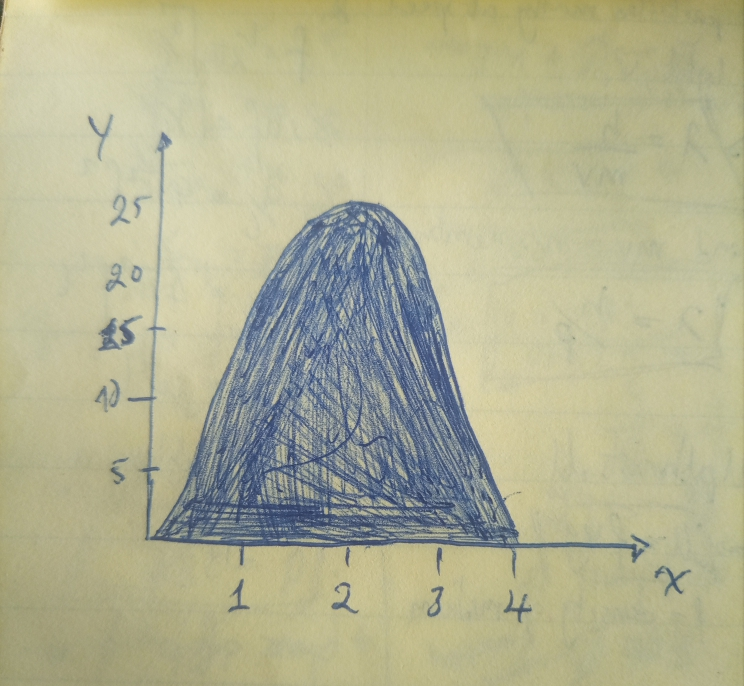
%> input picture Matlabtut/trial1.jpg, 744 x 686 px
$ octave Graph_Digitization.m   (GNU Octave 9; MATLAB toolbox functions it lacks are replaced by stand-ins)
%> lines starting %> are read from the running program, lines starting %| are printed output that depends on the picture; in (x1, y1, x2, y2) boxes, pixels count from 0 and x2, y2 are one past the last pixel; in counts of white or black regions, pixels touching at a corner belong together; the program's own positions count from 1
clc;    % Clear the command window.
close all;  % Close all figures (except those of imtool.)
imtool close all;  % Close all imtool figures if you have the Image Processing Toolbox.
clear;  % Erase all existing variables. Or clearvars if you want.
workspace;  % Make sure the workspace panel is showing.
format long g;
format compact;
fontSize = 36;
% Check that user has the Image Processing Toolbox installed.
hasIPT = license('test', 'image_toolbox');
if ~hasIPT
  % User does not have the toolbox installed.
  message = sprintf('Sorry, but you do not seem to have the Image Processing Toolbox.\nDo you want to try to continue anyway?');
  reply = questdlg(message, 'Toolbox missing', 'Yes', 'No', 'Yes');
%> the answer given: Yes
  if strcmpi(reply, 'No')
    % User said No, so exit.
    return;
  end
end
%===============================================================================
% Read in a standard MATLAB color demo image.
folder = 'C:\Users\Dell 7440\Desktop\Matlabtut';
baseFileName = 'trial1.JPG';
% Get the full filename, with path prepended.
fullFileName = fullfile(folder, baseFileName);
if ~exist(fullFileName, 'file')
  % Didn't find it there.  Check the search path for it.
  fullFileName = baseFileName; % No path this time.
  if ~exist(fullFileName, 'file')
    % Still didn't find it.  Alert user.
    errorMessage = sprintf('Error: %s does not exist.', fullFileName);
    uiwait(warndlg(errorMessage));
    return;
  end
end
rgbImage = imread(fullFileName);
%> rgbImage is the input picture: size 686x744x3 uint8; mean R, G, B 177.6, 177.5, 147
% Get the dimensions of the image.  numberOfColorBands should be = 3.
[rows, columns, numberOfColorBands] = size(rgbImage);
%> rows = 686; columns = 744; numberOfColorBands = 3
% Display the original color image.
subplot(2, 2, 1);
imshow(rgbImage);
axis on;
title('Original Color Image', 'FontSize', fontSize);
% Enlarge figure to full screen.
set(gcf, 'Units', 'Normalized', 'Outerposition', [0, 0, 1, 1]);
% Extract the individual red, green, and blue color channels.
% redChannel = rgbImage(:, :, 1);
greenChannel = rgbImage(:, :, 2);
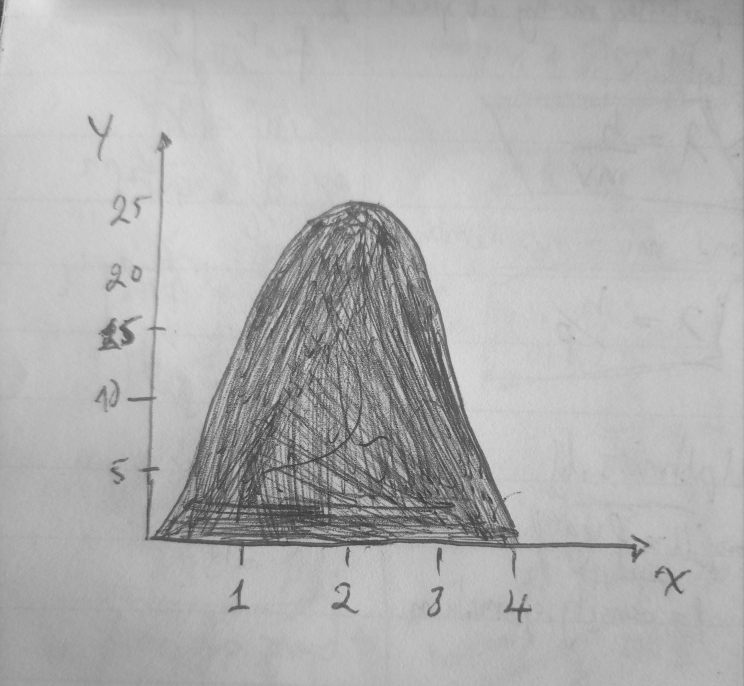
%> greenChannel: size 686x744 uint8; min 58, max 227, mean 177.5
% blueChannel = rgbImage(:, :, 3);
% Get the binaryImage
binaryImage = greenChannel < 200;
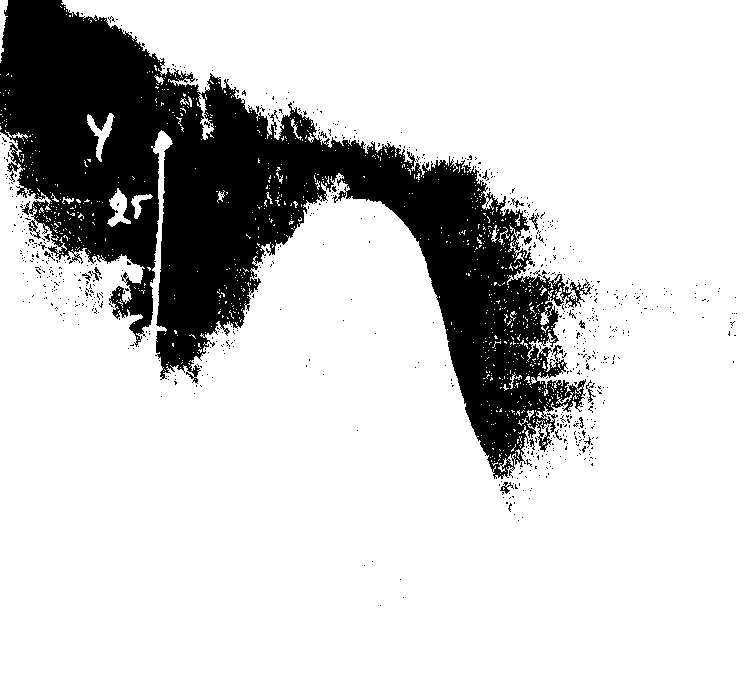
%> binaryImage: size 686x744 logical; 80.7% white; 734 black regions (718 under 20 px), largest, box (x1, y1, x2, y2) and area: (0, 0, 592, 479) 96019, (500, 482, 514, 494) 63, (529, 213, 539, 230) 55
% Display the original color image.
subplot(2, 2, 2);
imshow(binaryImage);
axis on;
title('Binary Image', 'FontSize', fontSize);
% Find the baseline
verticalProfile  = sum(binaryImage, 2);
%> verticalProfile = 686 values, max 744 at index 480, min 297 at index 173, mean 600.6
lastLine = find(verticalProfile, 1, 'last')
%> lastLine = 686
% Scan across columns finding where the top of the hump is
for col = 1 : columns
  yy = lastLine - find(binaryImage(:, col), 1, 'first');
  if isempty(yy)
    y(col) = 0;
  else
    y(col) = yy;
  end
end
%> this loop made 744 passes
%> yy on passes 1 to 3: 685, 685, 685
%> after the loop, y = 744 values, max 685 at index 1, min 472 at index 60, mean 673.9
subplot(2, 2, 3);
plot(1 : columns, y, 'b-', 'LineWidth', 3);
grid on;
title('Y vs. X', 'FontSize', fontSize);
ylabel('Y', 'FontSize', fontSize);
xlabel('X', 'FontSize', fontSize);
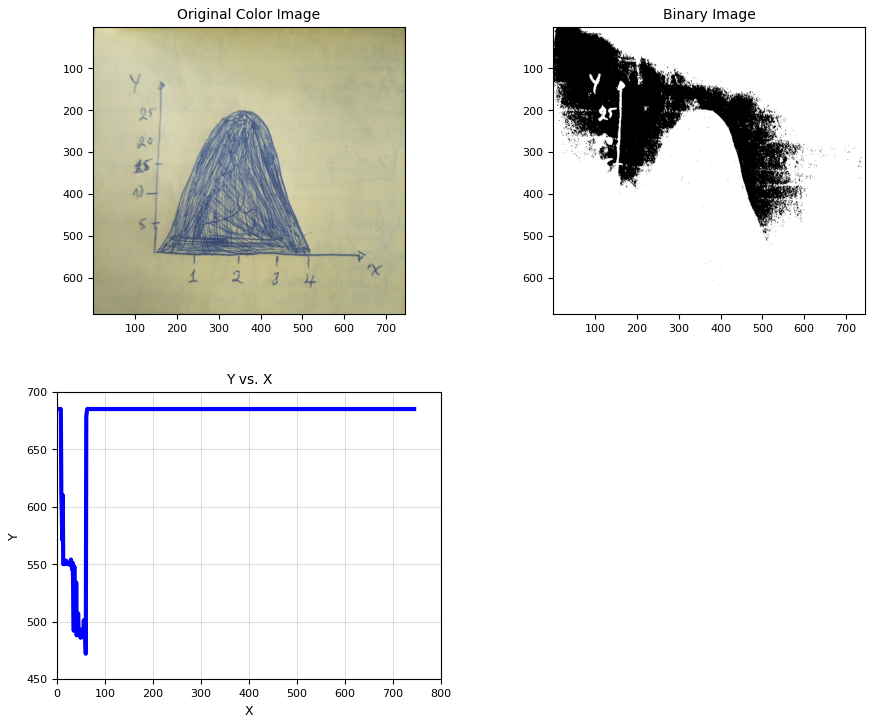
%> figure redrawn from the program's plot data, 3 panels
